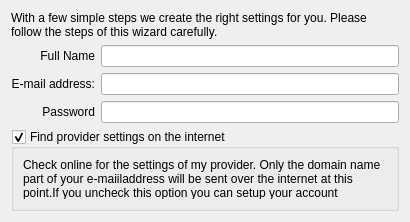
<?xml version="1.0" encoding="UTF-8"?>
<ui version="4.0">
 <class>PersonalDataPage</class>
 <widget class="QWidget" name="PersonalDataPage">
  <property name="geometry">
   <rect>
    <x>0</x>
    <y>0</y>
    <width>410</width>
    <height>222</height>
   </rect>
  </property>
  <layout class="QVBoxLayout" name="verticalLayout_2">
   <item>
    <widget class="QLabel" name="welcomeLabel">
     <property name="text">
      <string>With a few simple steps we create the right settings for you. Please follow the steps of this wizard carefully.</string>
     </property>
     <property name="wordWrap">
      <bool>true</bool>
     </property>
    </widget>
   </item>
   <item>
    <layout class="QGridLayout" name="gridLayout">
     <item row="0" column="0">
      <widget class="QLabel" name="nameLabel">
       <property name="text">
        <string>Full Name</string>
       </property>
       <property name="alignment">
        <set>Qt::AlignRight|Qt::AlignTrailing|Qt::AlignVCenter</set>
       </property>
      </widget>
     </item>
     <item row="0" column="1">
      <widget class="KLineEdit" name="nameEdit"/>
     </item>
     <item row="1" column="0">
      <widget class="QLabel" name="emailLabel">
       <property name="text">
        <string>E-mail address:</string>
       </property>
       <property name="alignment">
        <set>Qt::AlignRight|Qt::AlignTrailing|Qt::AlignVCenter</set>
       </property>
      </widget>
     </item>
     <item row="1" column="1">
      <widget class="KLineEdit" name="emailEdit"/>
     </item>
     <item row="2" column="1">
      <widget class="KLineEdit" name="passwordEdit">
       <property name="echoMode">
        <enum>QLineEdit::Password</enum>
       </property>
      </widget>
     </item>
     <item row="2" column="0">
      <widget class="QLabel" name="passwordLabel">
       <property name="text">
        <string>Password</string>
       </property>
       <property name="alignment">
        <set>Qt::AlignRight|Qt::AlignTrailing|Qt::AlignVCenter</set>
       </property>
      </widget>
     </item>
    </layout>
   </item>
   <item>
    <widget class="QGroupBox" name="checkOnlineGroupBox">
     <property name="title">
      <string>Find provider settings on the internet</string>
     </property>
     <property name="checkable">
      <bool>true</bool>
     </property>
     <layout class="QVBoxLayout" name="verticalLayout">
      <item>
       <widget class="QLabel" name="checkOnlineExplanation">
        <property name="text">
         <string>Check online for the settings of my provider. Only the domain name part of your e-maiiladdress will be sent over the internet at this point.If you uncheck this option you can setup your account manually.</string>
        </property>
        <property name="wordWrap">
         <bool>true</bool>
        </property>
       </widget>
      </item>
     </layout>
    </widget>
   </item>
   <item>
    <spacer name="verticalSpacer">
     <property name="orientation">
      <enum>Qt::Vertical</enum>
     </property>
     <property name="sizeHint" stdset="0">
      <size>
       <width>20</width>
       <height>277</height>
      </size>
     </property>
    </spacer>
   </item>
  </layout>
 </widget>
 <customwidgets>
  <customwidget>
   <class>KLineEdit</class>
   <extends>QLineEdit</extends>
   <header>klineedit.h</header>
  </customwidget>
 </customwidgets>
 <resources/>
 <connections/>
</ui>
